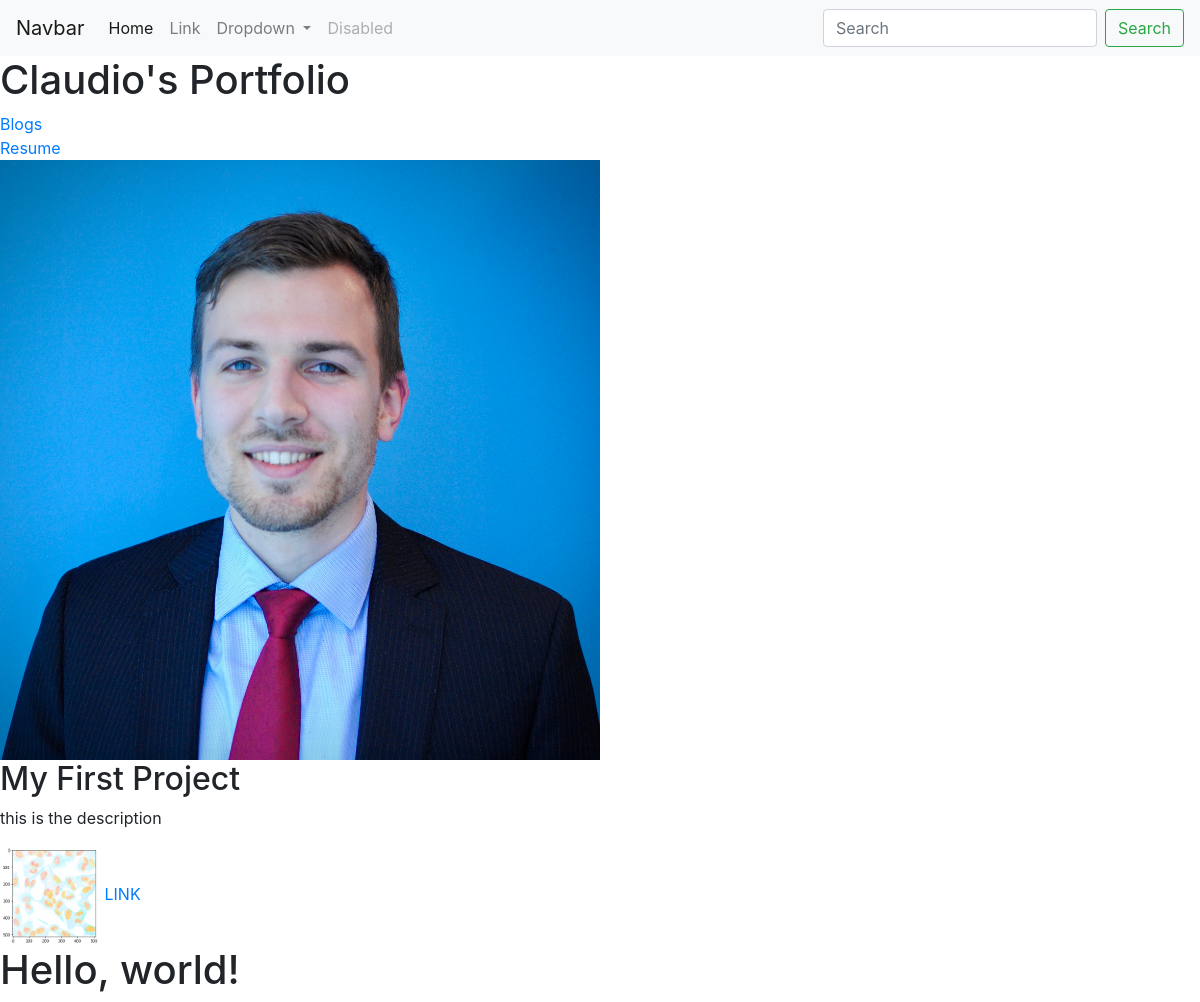
The app's page /, older data.
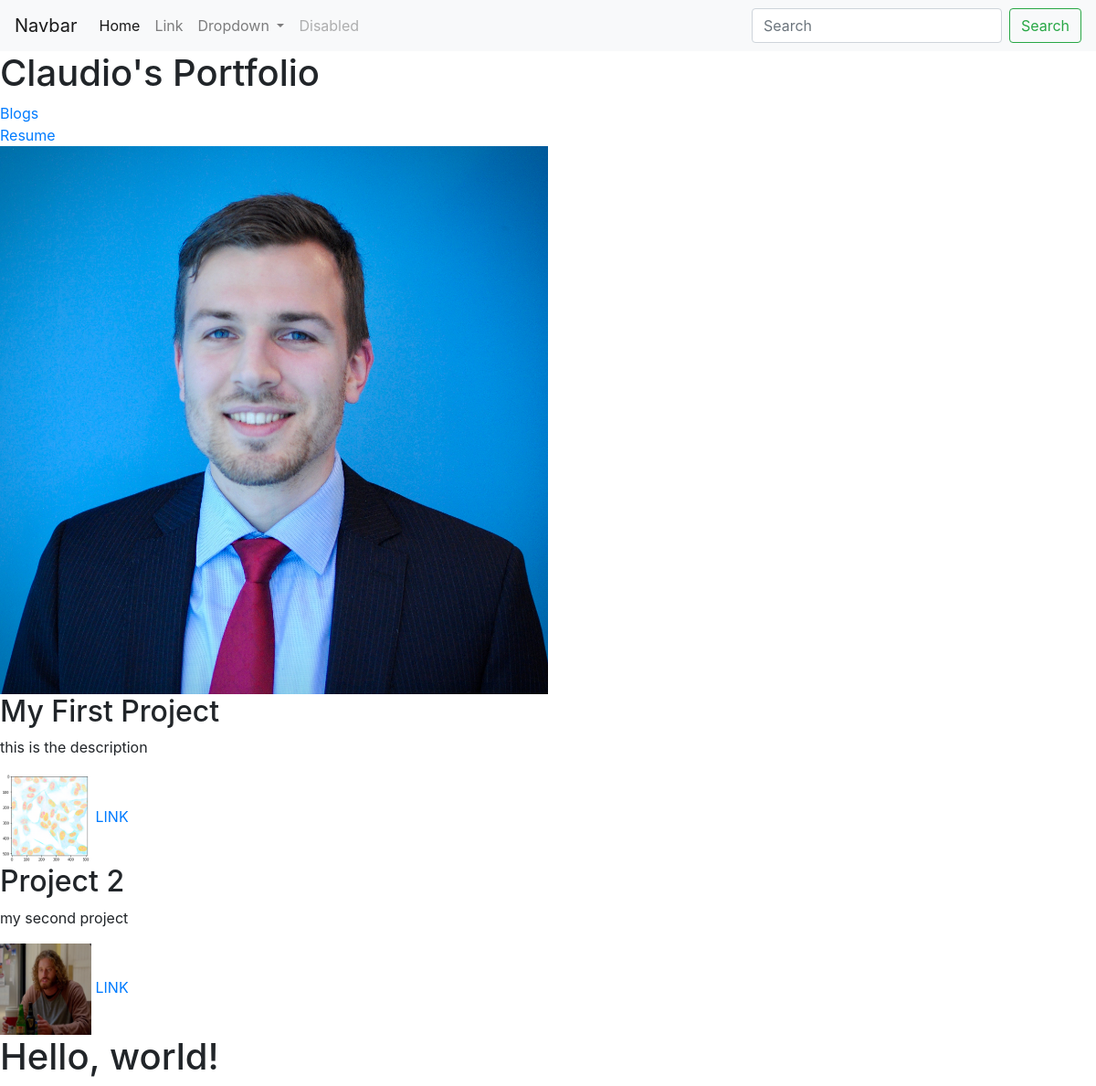
The same page, newer data.
### portfolio/models.py (models this page shows, shortened)
class Project(models.Model):
    title = models.CharField(max_length = 100)
    description = models.CharField(max_length = 100)
    image = models.ImageField(upload_to = 'portfolio/images/')
    url = models.URLField(blank=True)

### portfolio/views.py (the view)
# urls.py: 2. Add a URL to urlpatterns:  path('', views.home, name='home')
def home(request):
    projects = Project.objects.all()
    return render(request, 'portfolio/home.html' , {'projects' : projects})

### portfolio/templates/portfolio/home.html
{% extends 'portfolio/base.html' %}
{% block content %}
<h1>Claudio's Portfolio</h1>
<a href="{% url 'blog:all_blogs' %}">Blogs</a> <br>
{% load static %}
<a href="{% static 'portfolio/ClaudioLaasCV.pdf' %}">Resume</a> <br>
<img src="{% static 'portfolio/ClaudioLaas.jpg' %}" width="50%">
{% for project in projects %}
<h2>{{ project.title }}</h2>
<p>{{ project.description }}</p>
<img src="{{ project.image.url }}" height=100 width=100>
{% if project.url %}
<a href="{{ project.url}}"> LINK </a>
{% endif %}
{% endfor %}
{% endblock %}

### portfolio/templates/portfolio/base.html (shortened to what this page needs)
<!doctype html>
<html lang="en">
  <head>
    <link rel="stylesheet" href="https://stackpath.bootstrapcdn.com/bootstrap/4.5.0/css/bootstrap.min.css">
    <nav class="navbar navbar-expand-lg navbar-light bg-light">
        <a class="navbar-brand" href="#">Navbar</a>
        <div class="collapse navbar-collapse" id="navbarSupportedContent">
          <ul class="navbar-nav mr-auto">
            <li class="nav-item active">
              <a class="nav-link" href="#">Home <span class="sr-only">(current)</span></a>
            </li>
            <li class="nav-item">
              <a class="nav-link" href="#">Link</a>
            </li>
            <li class="nav-item dropdown">
              <a class="nav-link dropdown-toggle" href="#" id="navbarDropdown" role="button" data-toggle="dropdown" aria-haspopup="true" aria-expanded="false">
                Dropdown
              </a>
            </li>
            <li class="nav-item">
              <a class="nav-link disabled" href="#" tabindex="-1" aria-disabled="true">Disabled</a>
            </li>
          </ul>
          <form class="form-inline my-2 my-lg-0">
            <input class="form-control mr-sm-2" type="search" placeholder="Search" aria-label="Search">
            <button class="btn btn-outline-success my-2 my-sm-0" type="submit">Search</button>
          </form>
        </div>
      </nav>
{% block content%} {% endblock %}
  </head>
  <body>
    <h1>Hello, world!</h1>
  </body>
</html>

Row changes from the older to the newer data that the page shows:
added Project: title "Project 2", description "my second project", image (picture)
